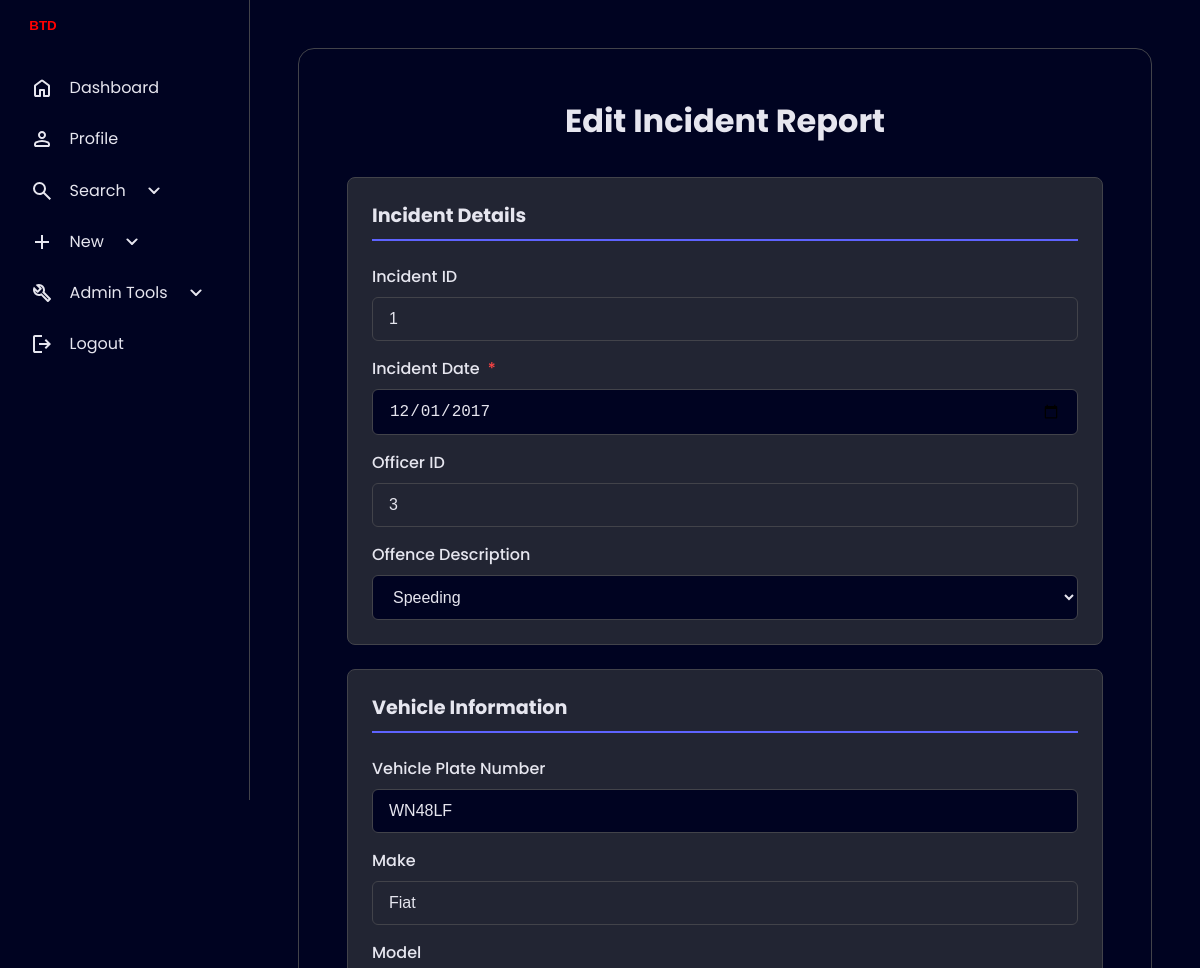
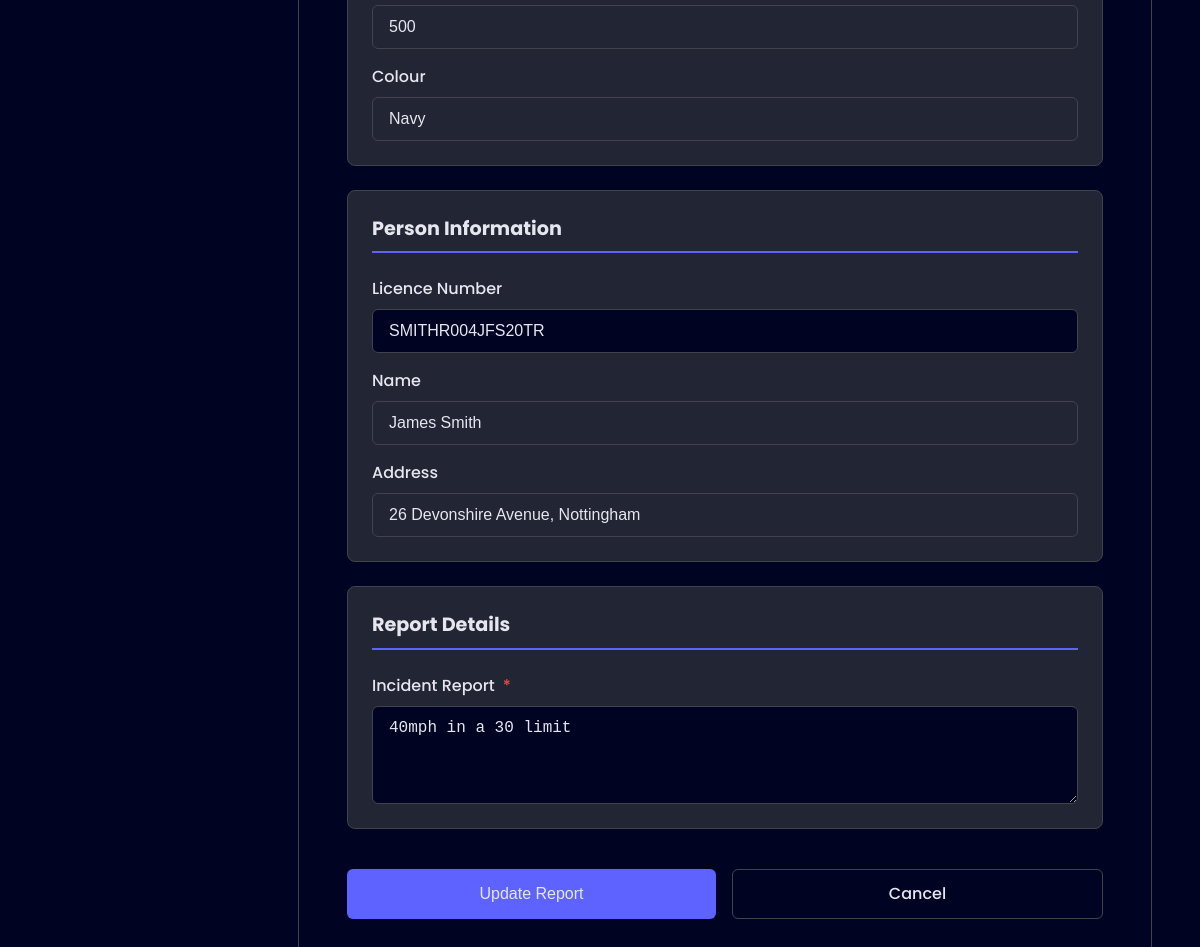
Screenshot of /cw2/edit_incident.php?id=1 (signed in) with the database file from the repository (2 pictures, top to bottom).
### tables this page shows
CREATE TABLE `Incident` (
  `Incident_ID` int(11) NOT NULL,
  `Vehicle_ID` int(11) DEFAULT NULL,
  `People_ID` int(11) DEFAULT NULL,
  `Incident_Date` date NOT NULL,
  `Incident_Report` varchar(500) NOT NULL,
  `Offence_ID` int(11) DEFAULT NULL,
  `Officer_ID` int(11) DEFAULT NULL
);

CREATE TABLE `Officer` (
  `Officer_ID` int(11) NOT NULL,
  `Officer_Fname` varchar(50) NOT NULL,
  `Officer_Lname` varchar(50) NOT NULL,
  `Officer_Credentials` varchar(20) NOT NULL,
  `Officer_Email` varchar(50) NOT NULL,
  `Officer_PhoneNo` varchar(15) NOT NULL,
  `User_ID` int(11) NOT NULL
);

CREATE TABLE `Vehicle` (
  `Vehicle_ID` int(11) NOT NULL,
  `Vehicle_make` varchar(50) NOT NULL,
  `Vehicle_model` varchar(50) NOT NULL,
  `Vehicle_colour` varchar(20) NOT NULL,
  `Vehicle_plate` varchar(6) NOT NULL
);

CREATE TABLE `People` (
  `People_ID` int(11) NOT NULL,
  `People_name` varchar(50) NOT NULL,
  `People_address` varchar(255) DEFAULT NULL,
  `People_licence` varchar(16) NOT NULL
);

### html/cw2/edit_incident.php (the view, shortened to what this page needs)
<?php
require_once "components/cw2db.php";
require_once "components/audit_functions.php";
function getDatabaseConnection() {
    global $servername, $username, $password, $dbname;
    try {
        $conn = mysqli_connect($servername, $username, $password, $dbname);
        return $conn;
    } catch (Exception $e) {
        error_log($e->getMessage());
        throw new Exception("Database connection failed");
    }
}
function getOffences($conn) {
    return $conn->query("SELECT Offence_ID, Offence_description FROM Offence ORDER BY Offence_description");
}
function getIncidentData($conn, $incident_id) {
    $stmt = $conn->prepare("
        SELECT
            i.*,
            v.Vehicle_plate, v.Vehicle_make, v.Vehicle_model, v.Vehicle_colour,
            p.People_name, p.People_licence, p.People_address,
            o.Officer_ID,
            of.Offence_description
        FROM Incident i
        LEFT JOIN Vehicle v ON i.Vehicle_ID = v.Vehicle_ID
        LEFT JOIN People p ON i.People_ID = p.People_ID
        LEFT JOIN Officer o ON i.Officer_ID = o.Officer_ID
        LEFT JOIN Offence of ON i.Offence_ID = of.Offence_ID
        WHERE i.Incident_ID = ?
    ");
    $stmt->bind_param("i", $incident_id);
    $stmt->execute();
    $result = $stmt->get_result();
    if ($row = $result->fetch_assoc()) {
        return $row;
    }
    throw new Exception("Incident not found");
}
function handleRequest() {
    try {
        $conn = getDatabaseConnection();
        $incident_id = $_GET['id'];
        $GLOBALS['incident_data'] = getIncidentData($conn, $incident_id);
        $GLOBALS['offences'] = getOffences($conn);
    } catch (Exception $e) {
        error_log($e->getMessage());
        $_SESSION['message'] = "Error: " . $e->getMessage();
        $_SESSION['message_type'] = "error";
        header("Location: incidents.php");
        exit();
    } finally {
        if (isset($conn)) {
            $conn->close();
        }
    }
}
handleRequest();
?>
<!DOCTYPE html>
<html lang="en">
<head>
    <link rel="stylesheet" href="components/style.css">
    <link rel="stylesheet" href="components/edit_incident.css">
</head>
<body>
    <?php include 'components/sidebar.php'; ?>
    <main>
        <div class="container">
            <center><h1>Edit Incident Report</h1></center>
            <form method="post" class="incident-form" novalidate>
                <div class="form-section">
                    <h2>Incident Details</h2>
                    <div class="form-group">
                        <label>Incident ID</label>
                        <input type="text" value="<?php echo htmlspecialchars($incident_data['Incident_ID']); ?>" readonly>
                    </div>
                    <div class="form-group">
                        <label>Incident Date<span class="required">*</span></label>
                        <input type="date" name="incident_date" required
                               max="<?php echo date('Y-m-d'); ?>" value="<?php echo htmlspecialchars($incident_data['Incident_Date']); ?>">
                    </div>
                    <div class="form-group">
                        <label>Officer ID</label>
                        <input type="text" name="officer_id"
                            value="<?php echo $incident_data['Officer_ID'] ? htmlspecialchars($incident_data['Officer_ID']) : 'Not an officer'; ?>" readonly>
                    </div>
                    <div class="form-group">
                        <label>Offence Description</label>
                        <select name="offence_description">
                            <?php
                            while ($offence = $offences->fetch_assoc()) {
                                $selected = ($incident_data['Offence_description'] === $offence['Offence_description']) ? 'selected' : '';
                                echo "<option value='" . htmlspecialchars($offence['Offence_description']) . "' $selected>" .
                                     htmlspecialchars($offence['Offence_description']) . "</option>";
                            }
                            ?>
                        </select>
                    </div>
                </div>
                <div class="form-section">
                    <h2>Vehicle Information</h2>
                    <div class="form-group">
                        <label>Vehicle Plate Number</label>
                        <input type="text" name="vehicle_plate" value="<?php echo htmlspecialchars($incident_data['Vehicle_plate'] ?? ''); ?>"
                        maxlength="6" placeholder="Enter vehicle plate number">
                    </div>
                    <div class="form-group">
                        <label>Make</label>
                        <input type="text" name="vehicle_make" value="<?php echo htmlspecialchars($incident_data['Vehicle_make'] ?? ''); ?>"
                        placeholder="Required for new vehicles">
                    </div>
                    <div class="form-group">
                        <label>Model</label>
                        <input type="text" name="vehicle_model" value="<?php echo htmlspecialchars($incident_data['Vehicle_model'] ?? ''); ?>"
                        placeholder="Required for new vehicles">
                    </div>
                    <div class="form-group">
                        <label>Colour</label>
                        <input type="text" name="vehicle_colour" value="<?php echo htmlspecialchars($incident_data['Vehicle_colour'] ?? ''); ?>"
                        placeholder="Required for new vehicles">
                    </div>
                </div>
                <div class="form-section">
                    <h2>Person Information</h2>
                    <div class="form-group">
                        <label>Licence Number</label>
                        <input type="text" name="licence_number" value="<?php echo htmlspecialchars($incident_data['People_licence'] ?? ''); ?>"
                            maxlength="20" placeholder="Enter licence number">
                    </div>
                    <div class="form-group">
                        <label>Name</label>
                        <input type="text" name="person_name" value="<?php echo htmlspecialchars($incident_data['People_name'] ?? ''); ?>"
                            placeholder="Required for new people">
                    </div>
                    <div class="form-group">
                        <label>Address</label>
                        <input type="text" name="person_address" value="<?php echo htmlspecialchars($incident_data['People_address'] ?? ''); ?>"
                            placeholder="Optional for new people">
                    </div>
                </div>
                <div class="form-section">
                    <h2>Report Details</h2>
                    <div class="form-group">
                        <label>Incident Report<span class="required">*</span></label>
                        <textarea name="incident_report" rows="4" required
                                  placeholder="Enter incident details"><?php echo htmlspecialchars($incident_data['Incident_Report'] ?? ''); ?></textarea>
                    </div>
                </div>
                <div class="button-group">
                    <button type="submit" class="btn-submit">Update Report</button>
                    <a href="incidents.php" class="btn-cancel">Cancel</a>
                </div>
            </form>
        </div>
    </main>
</body>
</html>

### html/cw2/components/style.css (style rules this page uses)
:root { --base-clr: #000321; --line-clr: #42434a; --hover-clr: #222533; --text-clr: #e6e6ef; --accent-clr: #5e63ff; --secondary-text-clr: #b0b3c1; --sidebar-width: 250px; --sidebar-collapsed-width: 60px; --container-padding: clamp(1.5rem, 5vw, 3rem); --transition-speed: 300ms; --transition-timing: ease-in-out; }
*, *::before, *::after { margin: 0; padding: 0; box-sizing: border-box; }
html { font-family: 'Poppins', system-ui, -apple-system, sans-serif; line-height: 1.5; scroll-behavior: smooth; }
body { min-height: 100vh; min-height: 100dvh; background-color: var(--base-clr); color: var(--text-clr); display: grid; grid-template-columns: auto 1fr; }
main { padding: var(--container-padding); }
.container { border: 1px solid var(--line-clr); border-radius: 1rem; margin-bottom: 1.25rem; padding: var(--container-padding); }

### html/cw2/components/edit_incident.css (style rules this page uses)
.incident-form { max-width: 800px; margin: 2rem auto; display: flex; flex-direction: column; gap: 1.5rem; }
.form-section { border: 1px solid var(--line-clr); border-radius: 8px; padding: 1.5rem; background: var(--hover-clr); }
.form-section h2 { color: var(--text-clr); font-size: 1.2rem; margin-bottom: 1.5rem; padding-bottom: 0.5rem; border-bottom: 2px solid var(--accent-clr); }
.form-group { display: flex; flex-direction: column; gap: 0.5rem; margin-bottom: 1rem; }
.form-group:last-child { margin-bottom: 0; }
.form-group label { color: var(--text-clr); font-weight: 500; display: flex; align-items: center; gap: 0.5rem; }
.required { color: #ff4444; }
.form-group input, .form-group select, .form-group textarea { padding: 0.75rem 1rem; border: 1px solid var(--line-clr); border-radius: 6px; background-color: var(--base-clr); color: var(--text-clr); font-size: 1rem; transition: all 0.3s ease; }
.form-group input::placeholder, .form-group textarea::placeholder { color: var(--secondary-text-clr); font-size: 0.9rem; }
.form-group input[readonly] { background-color: var(--hover-clr); cursor: not-allowed; }
.button-group { display: flex; gap: 1rem; margin-top: 1rem; }
.btn-submit, .btn-cancel { flex: 1; padding: 0.75rem; border-radius: 6px; font-size: 1rem; font-weight: 500; text-align: center; cursor: pointer; transition: all 0.3s ease; }
.btn-submit { background-color: var(--accent-clr); color: var(--text-clr); border: none; }
.btn-cancel { background-color: transparent; color: var(--text-clr); border: 1px solid var(--line-clr); text-decoration: none; display: flex; align-items: center; justify-content: center; }

### rows the page displays
incident: Incident_ID "1", incident_date "12/01/2017", officer_id "3", vehicle_plate "WN48LF", vehicle_make "Fiat", vehicle_model "500", vehicle_colour "Navy", licence_number "SMITHR004JFS20TR", person_name "James Smith", person_address "26 Devonshire Avenue, Nottingham", incident_report "40mph in a 30 limit"

### other values shown
form field offence_description "Speeding"
